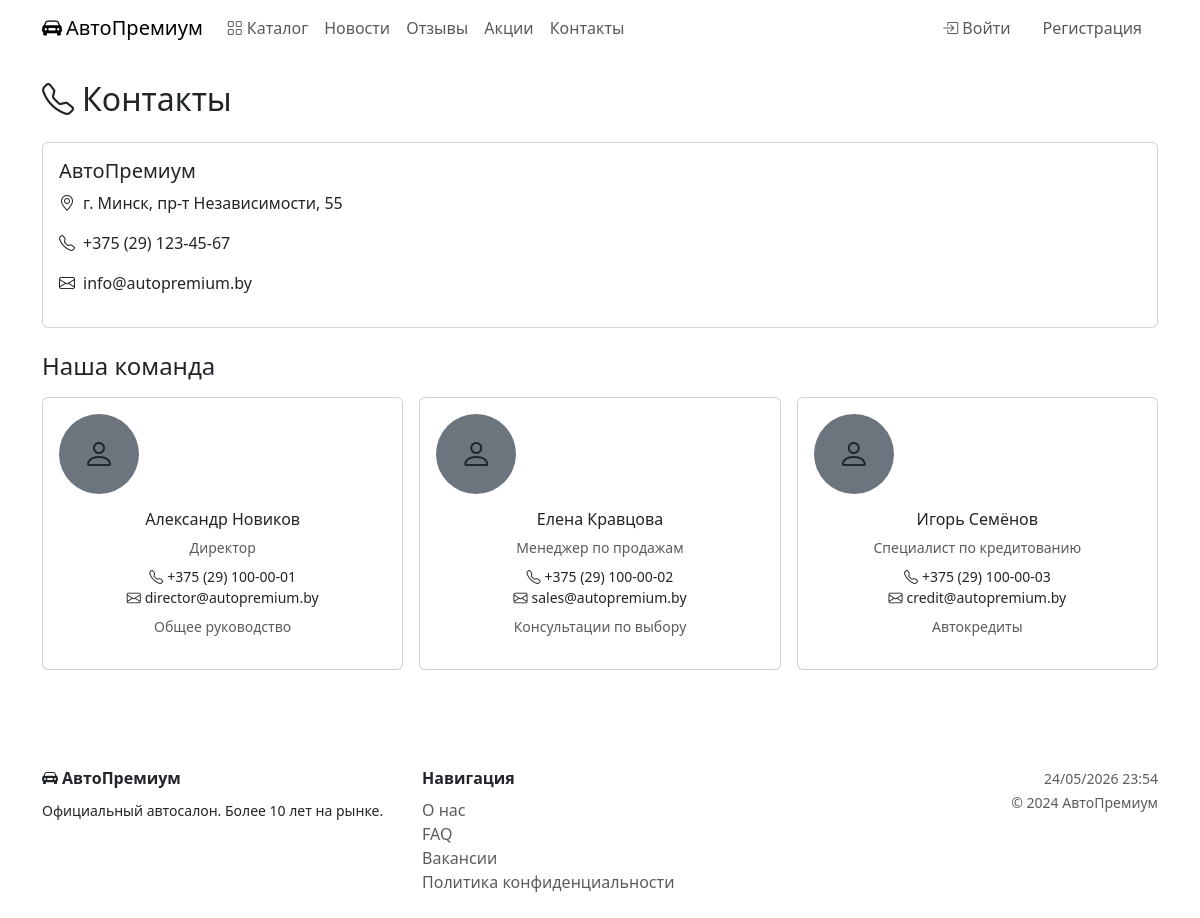
The page /contacts/ on the database as committed earlier.
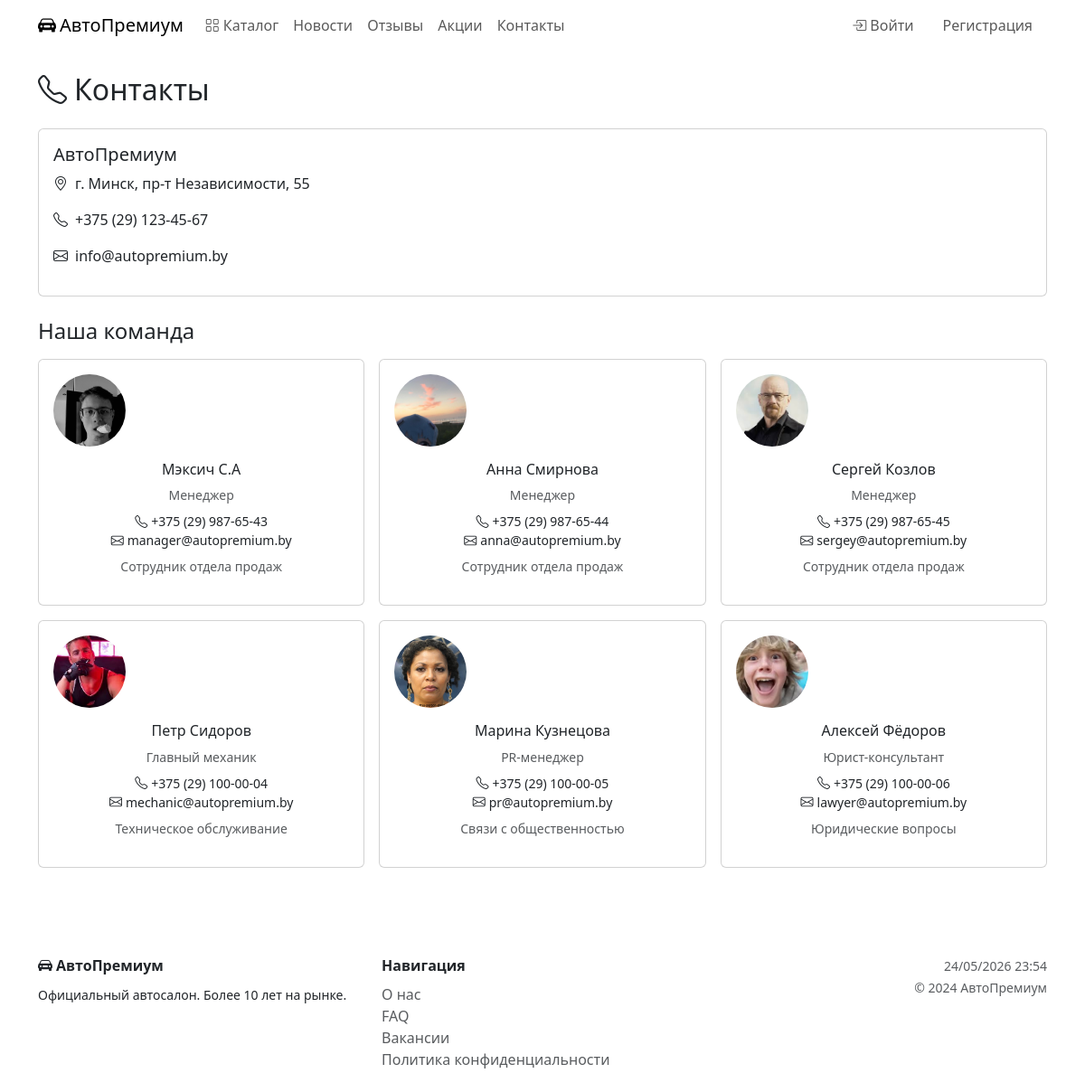
The same page on the database as committed later.
### catalog/models.py (models this page shows, shortened)
class CompanyInfo(models.Model):
    name = models.CharField('Название компании', max_length=200)
    description = models.TextField('Описание')
    address = models.CharField('Адрес', max_length=255)
    phone = models.CharField('Телефон', max_length=20, validators=[validate_phone])
    email = models.EmailField('Email')
    founded_year = models.PositiveSmallIntegerField('Год основания', null=True, blank=True)
    logo = models.ImageField('Логотип', upload_to='company/', blank=True, null=True)
    class Meta:
        verbose_name = 'О компании'
        verbose_name_plural = 'О компании'

class Contact(models.Model):
    name = models.CharField('ФИО', max_length=200)
    position = models.CharField('Должность', max_length=200)
    phone = models.CharField('Телефон', max_length=20, validators=[validate_phone])
    email = models.EmailField('Email')
    photo = models.ImageField('Фото', upload_to='contacts/', blank=True, null=True)
    description = models.TextField('Описание работ', blank=True)
    class Meta:
        verbose_name = 'Контакт'
        verbose_name_plural = 'Контакты'

### catalog/views.py (the view)
# urls.py: path('contacts/', views.contacts, name='contacts'),
def contacts(request):
    return render(request, 'catalog/contacts.html', {
        'contacts': Contact.objects.all(),
        'company':  CompanyInfo.objects.first(),
    })

### templates/catalog/contacts.html
{% extends 'base.html' %}{% block title %}Контакты — АвтоПремиум{% endblock %}{% block content %}
<h2 class="text-gold mb-4"><i class="bi bi-telephone me-2"></i>Контакты</h2>
{% if company %}
<div class="card mb-4">
  <div class="card-body">
    <div class="row">
      <div class="col-md-6">
        <h5 class="text-gold">{{ company.name }}</h5>
        <p><i class="bi bi-geo-alt me-2 text-gold"></i>{{ company.address }}</p>
        <p><i class="bi bi-telephone me-2 text-gold"></i>{{ company.phone }}</p>
        <p><i class="bi bi-envelope me-2 text-gold"></i>{{ company.email }}</p>
      </div>
    </div>
  </div>
</div>
{% endif %}
<h4 class="text-gold mb-3">Наша команда</h4>
<div class="row g-3">
{% for c in contacts %}
<div class="col-md-4">
  <div class="card text-center p-3">
    {% if c.photo %}<img src="{{ c.photo.url }}" class="rounded-circle mb-3" style="width:80px;height:80px;object-fit:cover;">
    {% else %}<div class="rounded-circle bg-secondary d-inline-flex align-items-center justify-content-center mb-3" style="width:80px;height:80px;"><i class="bi bi-person fs-2"></i></div>{% endif %}
    <h6 class="text-gold">{{ c.name }}</h6>
    <div class="text-muted small mb-2">{{ c.position }}</div>
    <div class="small"><i class="bi bi-telephone me-1"></i>{{ c.phone }}</div>
    <div class="small"><i class="bi bi-envelope me-1"></i>{{ c.email }}</div>
    {% if c.description %}<p class="small text-muted mt-2">{{ c.description }}</p>{% endif %}
  </div>
</div>
{% empty %}<div class="col-12 text-muted">Контакты скоро будут добавлены.</div>{% endfor %}
</div>{% endblock %}

### templates/base.html (shortened to what this page needs)
<!DOCTYPE html>
<html lang="ru">
<head>
  <link href="https://cdn.jsdelivr.net/npm/bootstrap@5.3.2/dist/css/bootstrap.min.css" rel="stylesheet">
  <link href="https://cdn.jsdelivr.net/npm/bootstrap-icons@1.11.1/font/bootstrap-icons.css" rel="stylesheet">
</head>
<body>
<nav class="navbar navbar-expand-lg sticky-top">
  <div class="container">
    <a class="navbar-brand" href="{% url 'index' %}">
      <i class="bi bi-car-front-fill me-1"></i>АвтоПремиум
    </a>
    <div class="collapse navbar-collapse" id="nav">
      <ul class="navbar-nav me-auto">
        <li class="nav-item"><a class="nav-link" href="{% url 'car_list' %}"><i class="bi bi-grid me-1"></i>Каталог</a></li>
        <li class="nav-item"><a class="nav-link" href="{% url 'news_list' %}">Новости</a></li>
        <li class="nav-item"><a class="nav-link" href="{% url 'reviews_list' %}">Отзывы</a></li>
        <li class="nav-item"><a class="nav-link" href="{% url 'promos' %}">Акции</a></li>
        <li class="nav-item"><a class="nav-link" href="{% url 'contacts' %}">Контакты</a></li>
      </ul>
      <ul class="navbar-nav">
        {% if user.is_authenticated %}
        <li class="nav-item dropdown">
          <a class="nav-link dropdown-toggle" href="#" data-bs-toggle="dropdown">
            <i class="bi bi-person-circle me-1"></i>{{ user.get_full_name|default:user.username }}
          </a>
          <ul class="dropdown-menu dropdown-menu-end">
            <li><a class="dropdown-item" href="{% url 'profile' %}"><i class="bi bi-person me-2"></i>Профиль</a></li>
            <li><a class="dropdown-item" href="{% url 'my_orders' %}"><i class="bi bi-bag me-2"></i>Мои заказы</a></li>
            <li><hr class="dropdown-divider"></li>
            <li>
              <form method="post" action="{% url 'logout' %}">
                {% csrf_token %}
                <button type="submit" class="dropdown-item text-danger">
                  <i class="bi bi-box-arrow-right me-2"></i>Выйти
                </button>
              </form>
            </li>
          </ul>
        </li>
        {% else %}
        <li class="nav-item"><a class="nav-link" href="{% url 'login' %}"><i class="bi bi-box-arrow-in-right me-1"></i>Войти</a></li>
        <li class="nav-item"><a class="btn btn-gold ms-2 nav-link px-3" href="{% url 'register' %}">Регистрация</a></li>
        {% endif %}
      </ul>
    </div>
  </div>
</nav>
<main class="py-4">
  <div class="container">
    {% block content %}{% endblock %}
  </div>
</main>
<footer class="footer py-4 mt-5">
  <div class="container">
    <div class="row">
      <div class="col-md-4">
        <div class="text-gold fw-bold mb-2"><i class="bi bi-car-front-fill me-1"></i>АвтоПремиум</div>
        <small>Официальный автосалон. Более 10 лет на рынке.</small>
      </div>
      <div class="col-md-4">
        <div class="fw-bold mb-2">Навигация</div>
        <div><a href="{% url 'about' %}" class="text-muted text-decoration-none">О нас</a></div>
        <div><a href="{% url 'faq' %}" class="text-muted text-decoration-none">FAQ</a></div>
        <div><a href="{% url 'vacancies' %}" class="text-muted text-decoration-none">Вакансии</a></div>
        <div><a href="{% url 'privacy' %}" class="text-muted text-decoration-none">Политика конфиденциальности</a></div>
      </div>
      <div class="col-md-4 text-md-end">
        <small class="text-muted">{% now "d/m/Y H:i" %}</small><br>
        <small class="text-muted">© 2024 АвтоПремиум</small>
      </div>
    </div>
  </div>
</footer>
</body>
</html>

Rows that differ between the two databases and show on the page:
removed Contact: name "Александр Новиков", position "Директор", phone "+375 (29) 100-00-01", email "director@autopremium.by", description "Общее руководство"
removed Contact: name "Елена Кравцова", position "Менеджер по продажам", phone "+375 (29) 100-00-02", email "sales@autopremium.by", description "Консультации по выбору"
removed Contact: name "Игорь Семёнов", position "Специалист по кредитованию", phone "+375 (29) 100-00-03", email "credit@autopremium.by", description "Автокредиты"
added Contact: photo (picture), name "Мэксич С.А", position "Менеджер", phone "+375 (29) 987-65-43", email "manager@autopremium.by", description "Сотрудник отдела продаж"
added Contact: photo (picture), name "Анна Смирнова", position "Менеджер", phone "+375 (29) 987-65-44", email "anna@autopremium.by", description "Сотрудник отдела продаж"
added Contact: photo (picture), name "Сергей Козлов", position "Менеджер", phone "+375 (29) 987-65-45", email "sergey@autopremium.by", description "Сотрудник отдела продаж"
added Contact: photo (picture), name "Петр Сидоров", position "Главный механик", phone "+375 (29) 100-00-04", email "mechanic@autopremium.by", description "Техническое обслуживание"
added Contact: photo (picture), name "Марина Кузнецова", position "PR-менеджер", phone "+375 (29) 100-00-05", email "pr@autopremium.by", description "Связи с общественностью"
added Contact: photo (picture), name "Алексей Фёдоров", position "Юрист-консультант", phone "+375 (29) 100-00-06", email "lawyer@autopremium.by", description "Юридические вопросы"
